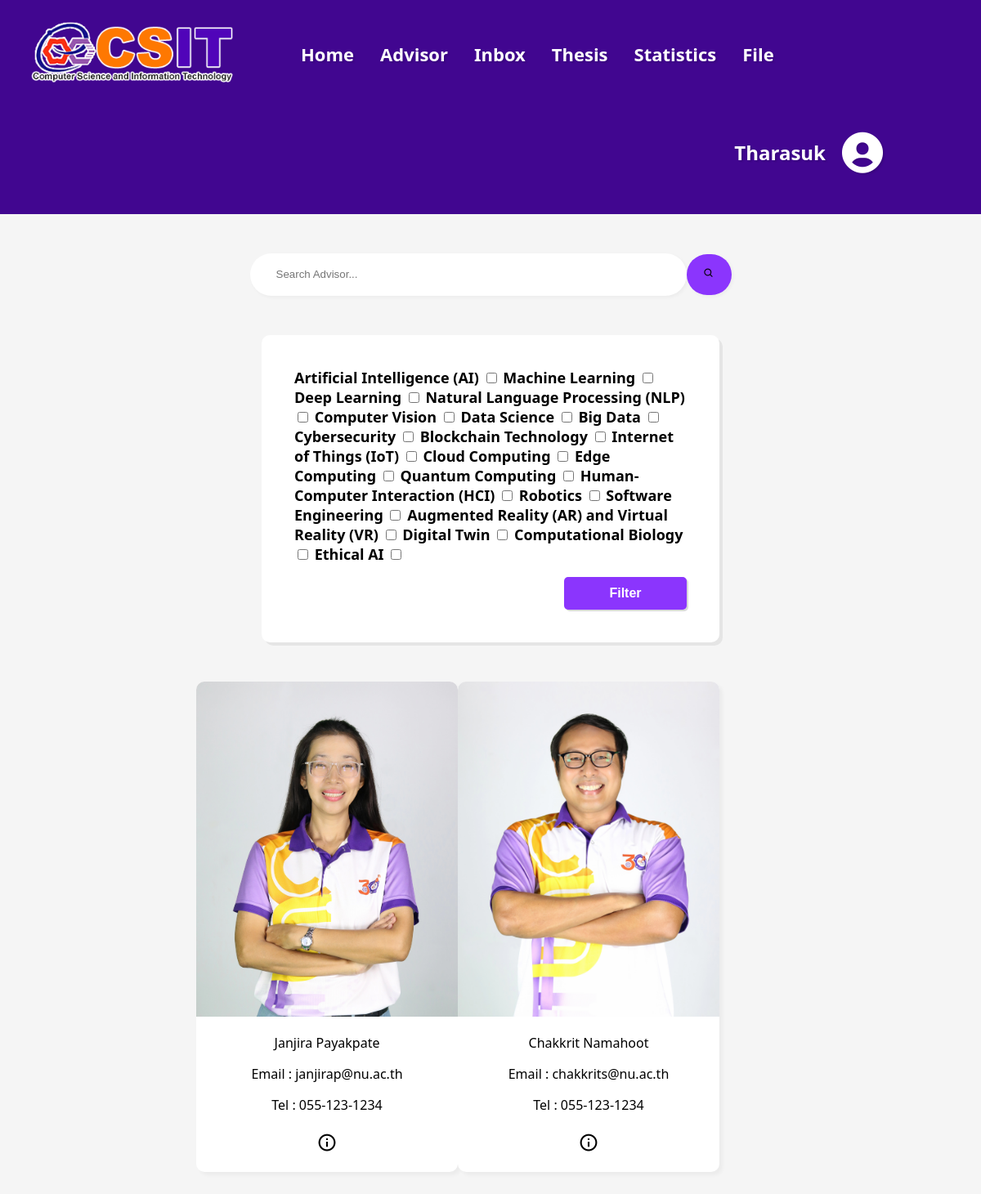
Screenshot of /advisor (signed in) with the database file from the repository.
### tables this page shows
CREATE TABLE `advisor_profile` (
  `id` int(11) NOT NULL,
  `advisor_id` varchar(50) NOT NULL,
  `expertise` longtext NOT NULL CHECK (json_valid(`expertise`)),
  `interests` text NOT NULL,
  `img` text NOT NULL
);

CREATE TABLE `advisor` (
  `id` varchar(50) NOT NULL,
  `first_name` varchar(100) NOT NULL,
  `last_name` varchar(100) NOT NULL,
  `tel` varchar(15) NOT NULL,
  `email` varchar(255) NOT NULL
);

### advisor/index.php (the view, shortened to what this page needs)
<?php
    require('../server.php');
    $search_query = "";
?>
<!DOCTYPE html>
<html lang="en">
<head>
    <link rel="stylesheet" href="style.css">
    <link href='https://unpkg.com/boxicons@2.1.4/css/boxicons.min.css' rel='stylesheet'>
</head>
<body>
    <nav>
        <div class="logo">
            <img src="../CSIT.png" alt="" width="250px">
        </div>
        <ul>
            <li><a href="/AdvisorHub/home">Home</a></li>
            <li><a href='/AdvisorHub/advisor'>Advisor</a></li>
            <li><a href='/AdvisorHub/inbox'>Inbox</a></li>
            <li><a href='/AdvisorHub/thesis/thesis.php'>Thesis</a></li>
            <li><a href='/AdvisorHub/statistics'>Statistics</a></li>
            <li><a href='/AdvisorHub/thesis_resource_list/thesis_resource_list.php'>File</a></li>
        </ul>
        <div class="userProfile">
            <?php
                if(isset($_SESSION['username'])){
                    echo '<h2>'.$_SESSION['username'].'<h2/>';
                    echo "<i class='bx bxs-user-circle' ></i>";
                }
            ?>
        </div>
    </nav>
    <form action="" method="post">
        <div class="search">
            <input type="text" name="search" placeholder="Search Advisor..." value="<?php echo htmlspecialchars($search_query); ?>">
            <button><i class='bx bx-search'></i></button>
        </div>
    </form>
    <div class="filter-wrap">
        <form method='post' class='filter-container'>
        <label for='ai'>Artificial Intelligence (AI)</label>
        <input type='checkbox' id='ai' class='filter-checkbox' name='expertise[]' value='Artificial Intelligence (AI)'>
        <label for='ml'>Machine Learning</label>
        <input type='checkbox' id='ml' class='filter-checkbox' name='expertise[]' value='Machine Learning'>
        <label for='dl'>Deep Learning</label>
        <input type='checkbox' id='dl' class='filter-checkbox' name='expertise[]' value='Deep Learning'>
        <label for='nlp'>Natural Language Processing (NLP)</label>
        <input type='checkbox' id='nlp' class='filter-checkbox' name='expertise[]' value='Natural Language Processing (NLP)'>
        <label for='cv'>Computer Vision</label>
        <input type='checkbox' id='cv' class='filter-checkbox' name='expertise[]' value='Computer Vision'>
        <label for='ds'>Data Science</label>
        <input type='checkbox' id='ds' class='filter-checkbox' name='expertise[]' value='Data Science'>
        <label for='bigdata'>Big Data</label>
        <input type='checkbox' id='bigdata' class='filter-checkbox' name='expertise[]' value='Big Data'>
        <label for='cyber'>Cybersecurity</label>
        <input type='checkbox' id='cyber' class='filter-checkbox' name='expertise[]' value='Cybersecurity'>
        <label for='blockchain'>Blockchain Technology</label>
        <input type='checkbox' id='blockchain' class='filter-checkbox' name='expertise[]' value='Blockchain Technology'>
        <label for='iot'>Internet of Things (IoT)</label>
        <input type='checkbox' id='iot' class='filter-checkbox' name='expertise[]' value='Internet of Things (IoT)'>
        <label for='cloud'>Cloud Computing</label>
        <input type='checkbox' id='cloud' class='filter-checkbox' name='expertise[]' value='Cloud Computing'>
        <label for='edge'>Edge Computing</label>
        <input type='checkbox' id='edge' class='filter-checkbox' name='expertise[]' value='Edge Computing'>
        <label for='quantum'>Quantum Computing</label>
        <input type='checkbox' id='quantum' class='filter-checkbox' name='expertise[]' value='Quantum Computing'>
        <label for='hci'>Human-Computer Interaction (HCI)</label>
        <input type='checkbox' id='hci' class='filter-checkbox' name='expertise[]' value='Human-Computer Interaction (HCI)'>
        <label for='robotics'>Robotics</label>
        <input type='checkbox' id='robotics' class='filter-checkbox' name='expertise[]' value='Robotics'>
        <label for='software'>Software Engineering</label>
        <input type='checkbox' id='software' class='filter-checkbox' name='expertise[]' value='Software Engineering'>
        <label for='arvr'>Augmented Reality (AR) and Virtual Reality (VR)</label>
        <input type='checkbox' id='arvr' class='filter-checkbox' name='expertise[]' value='Augmented Reality (AR) and Virtual Reality (VR)'>
        <label for='digitwin'>Digital Twin</label>
        <input type='checkbox' id='digitwin' class='filter-checkbox' name='expertise[]' value='Digital Twin'>
        <label for='compbio'>Computational Biology</label>
        <input type='checkbox' id='compbio' class='filter-checkbox' name='expertise[]' value='Computational Biology'>
        <label for='ethicalai'>Ethical AI</label>
        <input type='checkbox' id='ethicalai' class='filter-checkbox' name='expertise[]' value='Ethical AI'>
        <div class="wrapFilterButton">
            <button name="filter" class="filterButton">Filter</button>
        </div>
        </form>
    </div>
    <div class="advisorList">
    <?php
        if ($search_query != ""){
            $sql = "SELECT *
                    FROM advisor a
                    JOIN advisor_profile ap ON a.id = ap.advisor_id
                    WHERE a.first_name LIKE ? OR a.last_name LIKE ? ";
            $stmt = $conn->prepare($sql);
            $search_param = "%" . $search_query . "%";
            $stmt->bind_param("ss", $search_param, $search_param);
            $stmt->execute();
            $result = $stmt->get_result();
            }
            else {
                $sql = "SELECT * FROM advisor_profile";
                $result = $conn->query($sql);
            }
            if ($result->num_rows > 0) {
                while($row = $result->fetch_assoc()){
                    $advisor_id = $row['advisor_id'];
                    $img = $row['img'];
                    $sql = "SELECT * FROM advisor WHERE id = '$advisor_id'";
                    $result_advisor = $conn->query($sql);
                    $row_advisor = $result_advisor->fetch_assoc();
                    $first_name = $row_advisor['first_name'];
                    $last_name = $row_advisor['last_name'];
                    $tel = $row_advisor['tel'];
                    $email = $row_advisor['email'];
                    echo "
                    <div class='advisorCard'>
                        <img src='$img' alt=''>
                        <div class='details'>
                            <p>$first_name $last_name</p>
                            <p>Email : $email</p>
                            <p>Tel : $tel</p>
                            <form action='../info/index.php' method='post'>
                                <button name='info' value='$advisor_id'><i class='bx bx-info-circle'></i></button>
                            </form>
                        </div>
                    </div>
                    ";
                }
            } else {
                echo "<p>No advisors found matching your search criteria.</p>";
            }
        ?>
    </div>
</body>
</html>

### advisor/style.css (style rules this page uses)
body { margin: 0; padding: 0; background-color: whitesmoke; font-family: system-ui, -apple-system, "Segoe UI", Roboto, "Helvetica Neue", Arial, "Noto Sans", sans-serif, "Apple Color Emoji", "Segoe UI Emoji", "Segoe UI Symbol", "Noto Color Emoji"; }
nav { display: flex; flex-wrap: wrap; align-items: center; background-color: #410690; padding: 10px 20px; }
nav img { margin: 1rem; }
nav ul { margin-left: 50px; display: flex; flex-wrap: wrap; justify-content: center; align-items: center; padding: 0; list-style: none; }
nav li { margin: 1rem; list-style: none; transition: .1s all ease; }
li a { text-decoration: none; color: rgb(255, 255, 255); font-weight: bold; font-size: 22px; text-shadow: 2px 2px 2px rgba(0, 0, 0, 0.115); transition: .1s all ease; }
.userProfile { color: rgb(255, 255, 255); font-family: system-ui, -apple-system, "Segoe UI", Roboto, "Helvetica Neue", Arial, "Noto Sans", sans-serif, "Apple Color Emoji", "Segoe UI Emoji", "Segoe UI Symbol", "Noto Color Emoji"; font-weight: bold; text-shadow: 2px 2px 2px rgba(0, 0, 0, 0.115); margin-left: auto; margin-right: 5rem; display: flex; justify-content: center; align-items: center; position: relative; }
.bxs-user-circle { font-size: 60px; margin: 15px; color: rgb(255, 255, 255); cursor: pointer; }
.search { display: flex; justify-content: center; align-items: center; margin: 3rem; }
.search input { width: 500px; height: 50px; border-radius: 3rem; border: none; padding-left: 2rem; background-color: rgb(255, 255, 255); transition: all .2s ease; box-shadow: 2px 2px 4px rgba(0, 0, 0, 0.041); }
.search button { border-radius: 3rem; border: none; width: 55px; height: 50px; transition: all .2s ease; background-color: #8b35fd; box-shadow: 2px 2px 4px rgba(0, 0, 0, 0.041); }
.advisorList { margin-left: 15rem ; margin-right: 15rem; display: grid; grid-template-columns: repeat(4, 1fr); font-family: system-ui, -apple-system, "Segoe UI", Roboto, "Helvetica Neue", Arial, "Noto Sans", sans-serif, "Apple Color Emoji", "Segoe UI Emoji", "Segoe UI Symbol", "Noto Color Emoji"; }
.advisorCard { border-radius: 10px; background-color: rgb(255, 255, 255); width: 320px; height: 600px; margin-bottom: 3rem; transition: all .1s ease; box-shadow: 4px 4px 4px rgba(0, 0, 0, 0.041); }
.advisorList img { width: 320px; height: 410px; border-top-left-radius: 10px; border-top-right-radius: 10px; }
.details { text-align: center; margin-left: 1rem; margin-right: 1rem; }
.advisorCard button { font-weight: bold; border: none; border-radius: 3rem; width: 40px; height: 40px; transition: all .1s ease; background-color: rgb(255, 255, 255); cursor: pointer; }
.bx-info-circle { font-size: 25px; }
.filter-wrap { font-family: system-ui, -apple-system, "Segoe UI", Roboto, "Helvetica Neue", Arial, "Noto Sans", sans-serif, "Apple Color Emoji", "Segoe UI Emoji", "Segoe UI Symbol", "Noto Color Emoji"; display: flex; justify-content: center; align-items: center; margin: 3rem; margin-right: 20rem; margin-left: 20rem; background-color: white; padding: 40px; border-radius: 10px; box-shadow: 4px 4px rgba(0, 0, 0, 0.067); }
.filter-container { font-weight: bold; font-size: 18px; }
.filterButton { border: none; border-radius: 5px; background-color: #8b35fd; width: 150px; height: 40px; color:white; font-weight: bold; font-size: 16px; align-items: end; cursor: pointer; transition: all .2s ease ; box-shadow: 2px 2px rgba(0, 0, 0, 0.148); }
.wrapFilterButton { margin-top: 1rem; display: flex; justify-content: end; }

### rows the page displays
advisor_profile: img (picture), advisor.first_name "Janjira", advisor.last_name "Payakpate", advisor.email "janjirap@nu.ac.th", advisor.tel "055-123-1234"
advisor_profile: img (picture), advisor.first_name "Chakkrit", advisor.last_name "Namahoot", advisor.email "chakkrits@nu.ac.th", advisor.tel "055-123-1234"

### other values shown
$_SESSION['username'] "Tharasuk"
